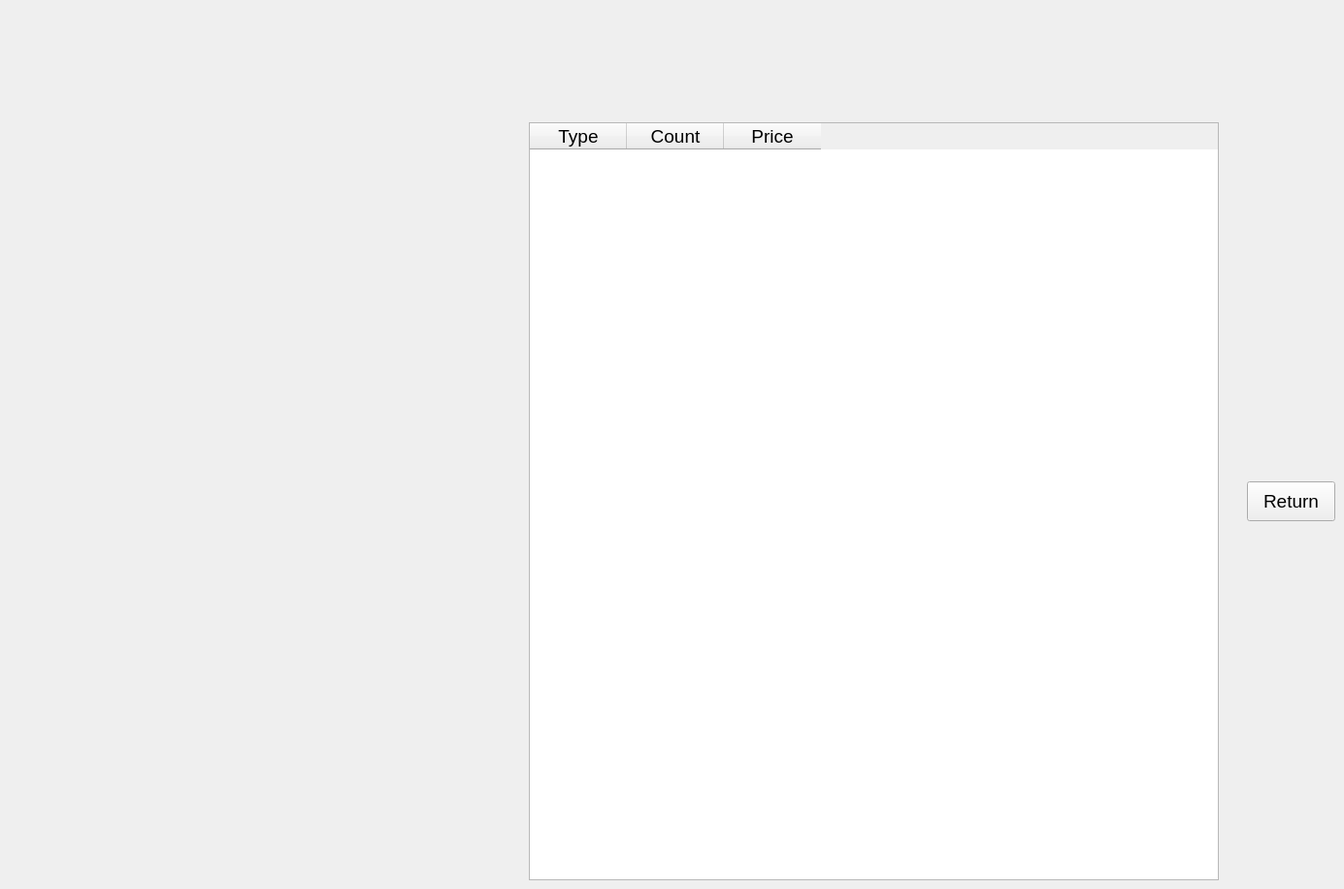
    <widget class="QWidget" name="pgOrderLaundry">
     <property name="font">
      <font>
       <pointsize>13</pointsize>
      </font>
     </property>
     <widget class="QWidget" name="widgetOrderLaundry" native="true">
      <property name="geometry">
       <rect>
        <x>545</x>
        <y>126</y>
        <width>831</width>
        <height>781</height>
       </rect>
      </property>
      <widget class="QTableWidget" name="tableWidgetLaundryOptions">
       <property name="geometry">
        <rect>
         <x>0</x>
         <y>0</y>
         <width>711</width>
         <height>781</height>
        </rect>
       </property>
       <property name="font">
        <font>
         <pointsize>14</pointsize>
        </font>
       </property>
       <attribute name="verticalHeaderVisible">
        <bool>false</bool>
       </attribute>
       <column>
        <property name="text">
         <string>Type</string>
        </property>
        <property name="font">
         <font>
          <pointsize>14</pointsize>
         </font>
        </property>
       </column>
       <column>
        <property name="text">
         <string>Count</string>
        </property>
        <property name="font">
         <font>
          <pointsize>14</pointsize>
         </font>
        </property>
       </column>
       <column>
        <property name="text">
         <string>Price</string>
        </property>
        <property name="font">
         <font>
          <pointsize>14</pointsize>
         </font>
        </property>
       </column>
      </widget>
      <widget class="QPushButton" name="btnLaundryReturn">
       <property name="geometry">
        <rect>
         <x>740</x>
         <y>370</y>
         <width>91</width>
         <height>41</height>
        </rect>
       </property>
       <property name="font">
        <font>
         <pointsize>14</pointsize>
        </font>
       </property>
       <property name="cursor">
        <cursorShape>PointingHandCursor</cursorShape>
       </property>
       <property name="text">
        <string>Return</string>
       </property>
       <property name="shortcut">
        <string>Esc</string>
       </property>
       <property name="checkable">
        <bool>false</bool>
       </property>
      </widget>
     </widget>
    </widget>
